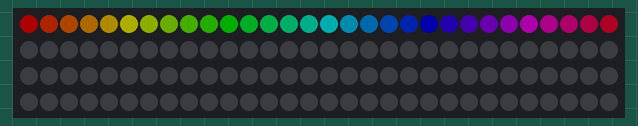
Recording of a sketch running on a simulated Arduino Uno, built with avr-gcc and run on an emulated ATmega328P. Parts: 120 RGB LEDs in strip order, left to right, continuing on the next row. Dim RGB values are drawn brighter than linear; what the sketch prints to the serial monitor is not drawn.

Above: at 13.6 s.

The sketch:

led_test.ino
```cpp
#include <Adafruit_NeoPixel.h>

#define LED_PIN 3
#define NUM_LEDS 120 // 실제 연결된 LED 개수

Adafruit_NeoPixel strip = Adafruit_NeoPixel(NUM_LEDS, LED_PIN, NEO_GRB + NEO_KHZ800);

void setup()
{
    Serial.begin(115200);
    delay(500);
    Serial.println("\n==== LED Hardware Test ====");

    strip.begin();
    strip.clear();
    strip.show();
    strip.setBrightness(50);

    Serial.println("[TEST 1] All LEDs OFF (2 sec)");
    delay(2000);

    Serial.println("[TEST 2] First LED RED");
    strip.setPixelColor(0, 255, 0, 0);
    strip.show();
    delay(2000);

    Serial.println("[TEST 3] Second LED GREEN");
    strip.setPixelColor(1, 0, 255, 0);
    strip.show();
    delay(2000);

    Serial.println("[TEST 4] Third LED BLUE");
    strip.setPixelColor(2, 0, 0, 255);
    strip.show();
    delay(2000);

    Serial.println("[TEST 5] All three LEDs ON");
    delay(2000);

    Serial.println("[TEST 6] First 10 LEDs WHITE");
    for (int i = 0; i < 10; i++)
    {
        strip.setPixelColor(i, 255, 255, 255);
    }
    strip.show();
    delay(3000);

    Serial.println("[TEST 7] Rainbow pattern");
    for (int i = 0; i < min(NUM_LEDS, 30); i++)
    {
        strip.setPixelColor(i, strip.ColorHSV(i * 2184)); // 65536 / 30
    }
    strip.show();
    delay(3000);

    Serial.println("[TEST] Complete!");
}

void loop()
{
    // Chase effect
    static int pos = 0;

    strip.clear();
    for (int i = 0; i < 5; i++)
    {
        int idx = (pos + i) % NUM_LEDS;
        strip.setPixelColor(idx, 0, 0, 255);
    }
    strip.show();

    pos++;
    if (pos >= NUM_LEDS)
        pos = 0;

    delay(50);
}
```

Measured:
- what the display in image 0 shows lasts 3.0 s, from 13.5 s to 16.5 s
